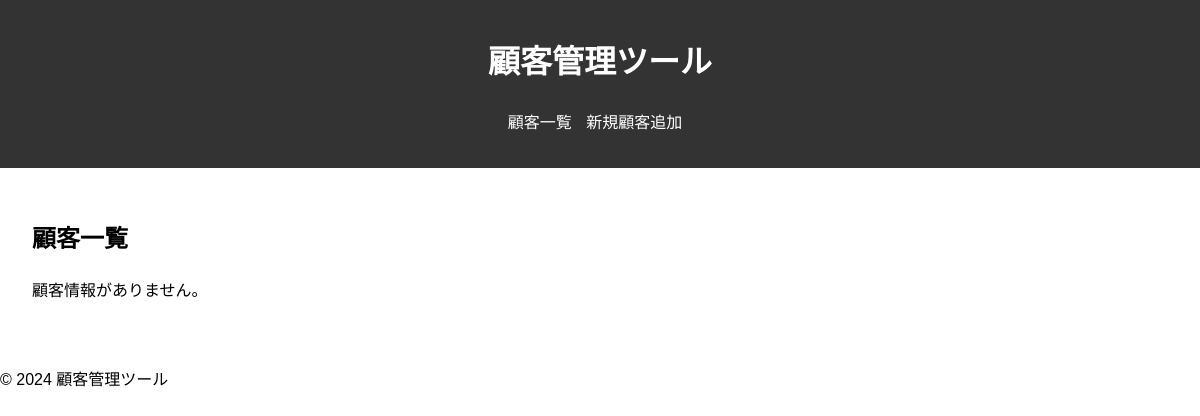
Before: / with the older database file.
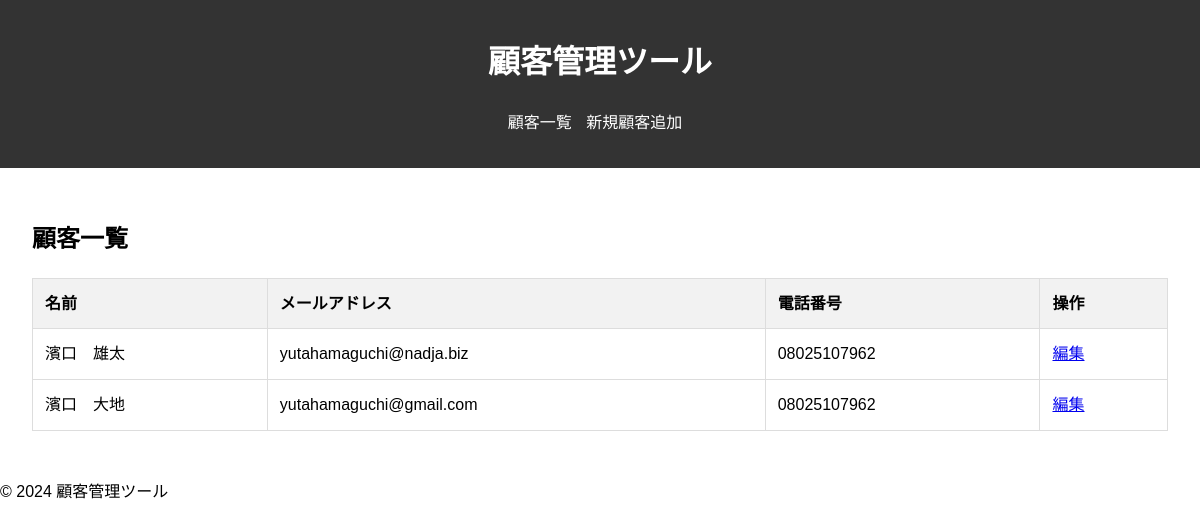
After: the same page with the newer database file.
### app.py (models this page shows)
class Customer(db.Model):
    id = db.Column(db.Integer, primary_key=True)
    name = db.Column(db.String(100), nullable=False)
    email = db.Column(db.String(100), unique=True, nullable=False)
    phone = db.Column(db.String(20))

### app.py (the view)
@app.route('/')
def index():
    customers = Customer.query.all()
    return render_template('index.html', customers=customers)

### templates/index.html
{% extends "base.html" %}
{% block content %}
    <h2>顧客一覧</h2>
    {% if customers %}
        <table>
            <thead>
                <tr>
                    <th>名前</th>
                    <th>メールアドレス</th>
                    <th>電話番号</th>
                    <th>操作</th>
                </tr>
            </thead>
            <tbody>
                {% for customer in customers %}
                    <tr>
                        <td>{{ customer.name }}</td>
                        <td>{{ customer.email }}</td>
                        <td>{{ customer.phone }}</td>
                        <td>
                            <a href="{{ url_for('edit_customer', id=customer.id) }}">編集</a>
                        </td>
                    </tr>
                {% endfor %}
            </tbody>
        </table>
    {% else %}
        <p>顧客情報がありません。</p>
    {% endif %}
{% endblock %}

### templates/base.html (shortened to what this page needs)
<!DOCTYPE html>
<html lang="ja">
<head>
    <link rel="stylesheet" href="{{ url_for('static', filename='style.css') }}">
</head>
<body>
    <header>
        <h1>顧客管理ツール</h1>
        <nav>
            <ul>
                <li><a href="{{ url_for('index') }}">顧客一覧</a></li>
                <li><a href="{{ url_for('add_customer') }}">新規顧客追加</a></li>
            </ul>
        </nav>
    </header>
    <main>
        {% block content %}
        {% endblock %}
    </main>
    <footer>
        <p>&copy; 2024 顧客管理ツール</p>
    </footer>
</body>
</html>

### static/style.css (style rules this page uses)
body { font-family: Arial, sans-serif; line-height: 1.6; margin: 0; padding: 0; }
header { background-color: #333; color: #fff; text-align: center; padding: 1rem; }
nav ul { list-style-type: none; padding: 0; }
nav ul li { display: inline; margin-right: 10px; }
nav ul li a { color: #fff; text-decoration: none; }
main { padding: 2rem; }
table { width: 100%; border-collapse: collapse; }
table, th, td { border: 1px solid #ddd; }
th, td { padding: 12px; text-align: left; }
th { background-color: #f2f2f2; }

Changed rows visible on the page:
added Customer: name "濱口 雄太", email "yutahamaguchi@nadja.biz", phone "08025107962"
added Customer: name "濱口 大地", email "yutahamaguchi@gmail.com", phone "08025107962"
Other visible differences:
text no longer shown: "顧客情報がありません。"
text now shown: "名前 メールアドレス 電話番号 操作"
